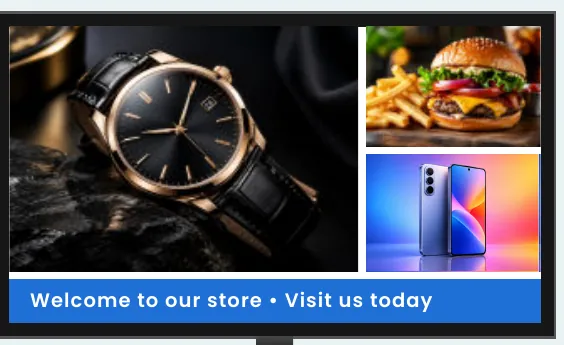
#> input picture src/assets/img/digital-signage-kiosks/multi-zone-layout-with-ticker.webp, 564 x 345 px
$ python -i extract.py   (imports and definitions only)
#> lines starting #> are read from the running program, lines starting #| are printed output that depends on the picture; after the words box and inside, x2 and y2 are one past the last pixel; in counts of white or black regions, pixels touching at a corner belong together
#> further down, picture is the input picture: PIL image 564x345 RGB; mean R, G, B 78.8, 80.5, 91.3
#!/usr/bin/env python3
"""
Builds the product catalogue data (src/data/catalog.json) and crops every
product photo / brand logo / customer logo out of the 2026 B2B catalogue PDF.

Usage:
  pdftoppm -r 250 -png "Palaniappa_Electronics_-_B2B_Catalog_2026.pdf" /tmp/pages/p
  python3 tools/extract.py /tmp/pages

All crop boxes below are in "catalogue page units": an A4 page rendered
827px wide (100 dpi). They are scaled to the 250 dpi render automatically.
Re-run only when the catalogue changes; the outputs are committed.
"""
import json, os, re, sys
from PIL import Image, ImageChops

ROOT = os.path.dirname(os.path.dirname(os.path.abspath(__file__)))
PAGES = sys.argv[1] if len(sys.argv) > 1 else "/tmp/pages"
IMG_OUT = os.path.join(ROOT, "public", "images")
DATA_OUT = os.path.join(ROOT, "data", "catalog.json")
SCALE = 2066 / 827.0

_page_cache = {}


# [10 lines left out: functions page, slug, not called in this run]


def trim(im, thresh=48, pad=10):
#> called with thresh = 48, pad = 10
    bg = Image.new("RGB", im.size, (255, 255, 255))
#> bg: PIL image 564x345 RGB; every value is 255
    diff = ImageChops.difference(im, bg).convert("L").point(lambda v: 255 if v > thresh else 0)
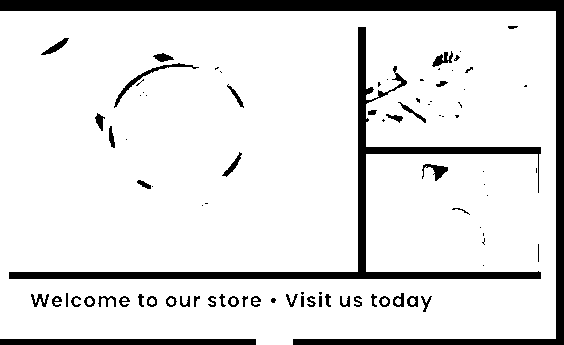
#> diff: PIL image 564x345 L; 88.3% white; 88 black regions (38 under 20 px), largest, box (x1, y1, x2, y2) and area: (0, 0, 564, 345) 10454, (9, 27, 541, 279) 7203, (0, 339, 256, 345) 1536
    box = diff.getbbox()
#> box = (0, 11, 556, 345)
    if not box:
        return im
    x1, y1, x2, y2 = box
#> x1 = 0; y1 = 11; x2 = 556; y2 = 345
    x1, y1 = max(0, x1 - pad), max(0, y1 - pad)
#> y1 = 1
    x2, y2 = min(im.width, x2 + pad), min(im.height, y2 + pad)
#> x2 = 564
    return im.crop((x1, y1, x2, y2))
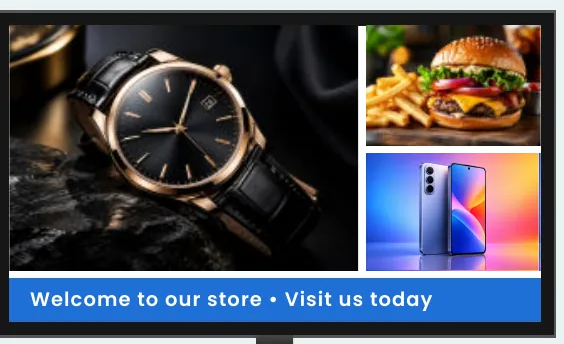
#> returned value: PIL image 564x344 RGB; mean R, G, B 78.4, 80, 90.8


# Catalogue photos on pages 3-7 carry printed caption pills (bottom-left, or
# top-left for kiosks). Trim those strips so photos are clean. Page units.
LABEL_BOTTOM_PAGES = {3, 4, 5, 6, 7}
LABEL_BOTTOM_SKIP = {"hospitality-tv/boot-up-logo-and-video.webp", "hospitality-tv/hepi-guest-interface.webp", "digital-signage-kiosks/multi-zone-layout-with-ticker.webp"}
KIOSKS = {"a-type-kiosk", "t-type-kiosk", "k-type-kiosk", "self-ordering-kiosk"}


# [26 lines left out: function crop, not called in this run]


def grid(cols, rows):
    """cols: list of (x1,x2); rows: list of (y1,y2) -> boxes row-major"""
    return [(c[0], r[0], c[1], r[1]) for r in rows for c in cols]


# --------------------------------------------------------------------------
# Brand logos (cropped from the catalogue) -> /assets/img/brands/<slug>.webp
# --------------------------------------------------------------------------
BRANDS = {
    "Samsung": (3, (46, 237, 140, 281)),
    "Vzy by Dish TV": (3, (150, 237, 254, 281)),
    "Hepi": (3, (631, 755, 769, 797)),
    "LYNK Cloud": (3, (631, 806, 769, 848)),
    "Dish TV d2h": (3, (82, 1058, 218, 1100)),
    "Sony": (4, (642, 276, 757, 301)),
    "Yara Electronics": (4, (78, 855, 207, 884)),
    "Zeetaminds": (4, (603, 1053, 765, 1100)),
    "ASPA LED": (5, (63, 1029, 277, 1085)),
    "Teachmint": (6, (130, 254, 210, 282)),
    "Raptor": (6, (46, 289, 126, 317)),
    "Lenovo": (6, (130, 775, 210, 803)),
    "Acer": (6, (46, 809, 126, 837)),
    "LG": (6, (701, 1035, 781, 1063)),
    "King Koil": (10, (150, 88, 365, 148)),
    "Ingram Micro": (9, (636, 1100, 784, 1137)),
    "IFB": (16, (737, 113, 787, 133)),
    "Western": (18, (597, 83, 653, 104)),
    "Hoshizaki": (18, (661, 83, 717, 104)),
    "Haier": (18, (727, 83, 792, 104)),
    "Godrej": (18, (727, 920, 787, 941)),
    "Mitsubishi Electric": (19, (246, 94, 322, 122)),
    "Voltas": (19, (423, 94, 492, 122)),
}

# --------------------------------------------------------------------------
# Customers (page 20)
# --------------------------------------------------------------------------
CUSTOMERS = {
    "Hotels": [
        ("Radisson", (30, 100, 200, 180)), ("Hyatt Regency", (215, 100, 315, 180)),
        ("Ideal Beach Resort", (335, 100, 485, 180)), ("Sterling Holidays", (505, 100, 610, 180)),
        ("Fortune Hotels", (630, 100, 800, 180)),
        ("Le Meridien", (30, 185, 205, 255)), ("Taj Hotels", (213, 185, 300, 255)),
        ("Sheraton", (335, 185, 490, 255)), ("Holiday Inn", (505, 185, 615, 255)),
        ("InterContinental", (630, 185, 800, 255)),
        ("Park Hyatt", (40, 265, 220, 335)), ("Aloft Hotels", (240, 265, 400, 335)),
        ("Ramada", (425, 260, 590, 335)), ("Tamil Nadu Tourism Development Corporation", (595, 265, 800, 335)),
        ("GRT Hotels & Resorts", (40, 340, 220, 415)), ("The Raintree Hotels", (270, 340, 370, 415)),
        ("Marriott Hotels & Resorts", (420, 340, 595, 415)), ("Crowne Plaza", (600, 340, 790, 415)),
    ],
    "Hospitals": [
        ("GEM Hospital", (70, 462, 165, 535)), ("MGM Healthcare", (215, 462, 310, 535)),
        ("VS Hospitals", (330, 462, 495, 535)), ("Kauvery Hospital", (505, 462, 618, 535)),
        ("Asian Institute of Nephrology & Urology", (630, 462, 795, 535)),
        ("Vadamalayan Hospitals", (30, 545, 235, 610)), ("Naruvi Hospitals", (240, 545, 400, 610)),
        ("Meenakshi Mission Hospital", (405, 545, 607, 610)), ("Parvathy Hospital", (612, 545, 778, 610)),
        ("A4 Hospital", (50, 615, 215, 695)), ("Medway Hospitals", (255, 615, 385, 695)),
        ("Rainbow Children's Hospital", (460, 615, 585, 695)), ("Healthcare institution", (650, 615, 745, 695)),
    ],
    "Education": [
        ("AISC", (50, 742, 215, 818)), ("Campus K", (285, 742, 360, 818)),
        ("VIT", (460, 742, 555, 818)), ("Kola Saraswathi Vaishnav Senior Secondary School", (598, 742, 798, 818)),
        ("Saveetha University", (50, 818, 215, 900)), ("Sri Venkateshwaraa Medical College", (240, 818, 405, 900)),
        ("Educational institution", (462, 818, 552, 900)), ("Sri Ramachandra Institute", (595, 818, 798, 900)),
        ("SRM Institute of Science & Technology", (80, 900, 245, 978)), ("Medical college", (370, 900, 460, 978)),
        ("Rotary", (578, 900, 748, 978)),
    ],
}

# --------------------------------------------------------------------------
# Catalogue
# --------------------------------------------------------------------------
C5 = [(34, 180), (188, 334), (342, 488), (495, 641), (649, 795)]  # 5-col amenity grid


# [9 lines left out: function items, not called in this run]


CATS = []

# ---- 1. Hospitality TV ----------------------------------------------------
# [205 lines not run here, left out]

# ---- 9. Linen ------------------------------------------------------------------
L4 = [(289, 409), (417, 537), (545, 665), (673, 794)]
# [187 lines not run here, left out]


# [43 lines left out: function main, not called in this run]


# [2 lines not run here, left out]

>>> from PIL import Image
>>> picture = Image.open('../src/assets/img/digital-signage-kiosks/multi-zone-layout-with-ticker.webp')
>>> result = trim(picture)

$ run again, on src/assets/img/digital-signage-kiosks/_hero.webp
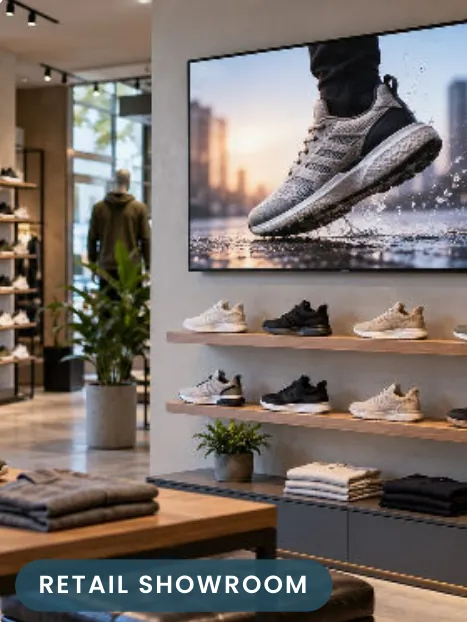
#> input picture src/assets/img/digital-signage-kiosks/_hero.webp, 467 x 622 px
#> picture is the input picture: PIL image 467x622 RGB; mean R, G, B 120.2, 110.9, 105.2
#> bg: PIL image 467x622 RGB; every value is 255
#> in trim, `diff = ImageChops.difference(im, bg).convert("L").point(lambda v: 255 ..`:
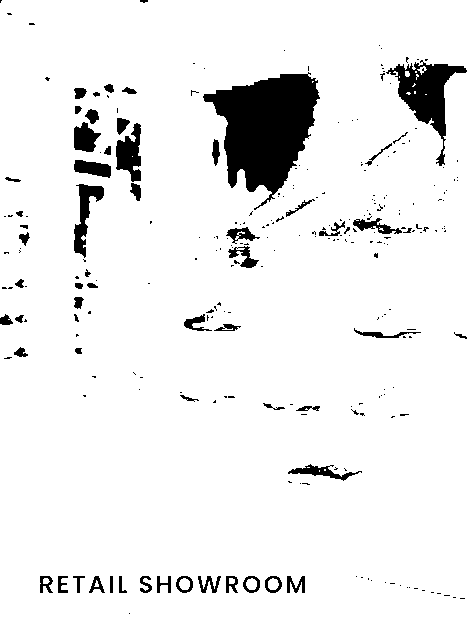
#> diff: PIL image 467x622 L; 92.9% white; 264 black regions (204 under 20 px), largest, box (x1, y1, x2, y2) and area: (203, 72, 320, 210) 8826, (386, 60, 467, 166) 2734, (116, 123, 141, 182) 901
#> box = (0, 0, 467, 622)
#> x1 = 0; x2 = 467; y2 = 622

$ run again, on src/assets/img/digital-signage-kiosks/a-type-kiosk.webp
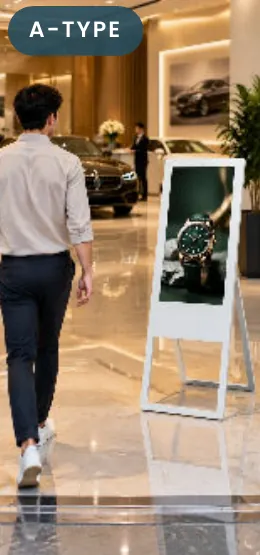
#> input picture src/assets/img/digital-signage-kiosks/a-type-kiosk.webp, 260 x 555 px
#> picture is the input picture: PIL image 260x555 RGB; mean R, G, B 151.2, 130.2, 108.1
#> bg: PIL image 260x555 RGB; every value is 255
#> in trim, `diff = ImageChops.difference(im, bg).convert("L").point(lambda v: 255 ..`:
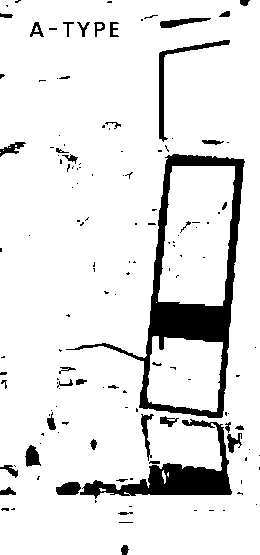
#> diff: PIL image 260x555 L; 89.8% white; 141 black regions (100 under 20 px), largest, box (x1, y1, x2, y2) and area: (66, 154, 245, 418) 7312, (80, 419, 232, 499) 3345, (159, 40, 230, 142) 738
#> box = (0, 0, 260, 555)
#> x1 = 0; x2 = 260; y2 = 555

$ run again, on src/assets/img/digital-signage-kiosks/k-type-kiosk.webp
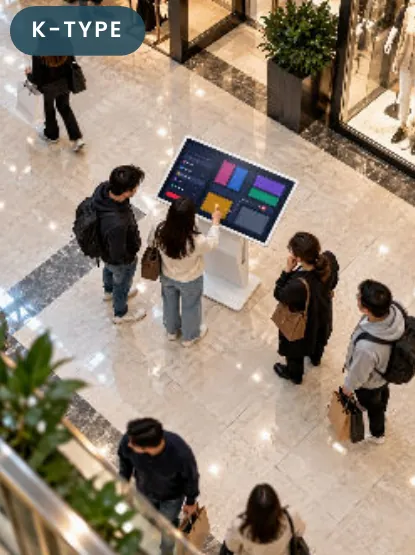
#> input picture src/assets/img/digital-signage-kiosks/k-type-kiosk.webp, 415 x 555 px
#> picture is the input picture: PIL image 415x555 RGB; mean R, G, B 149.4, 134.4, 118.6
#> bg: PIL image 415x555 RGB; every value is 255
#> in trim, `diff = ImageChops.difference(im, bg).convert("L").point(lambda v: 255 ..`:
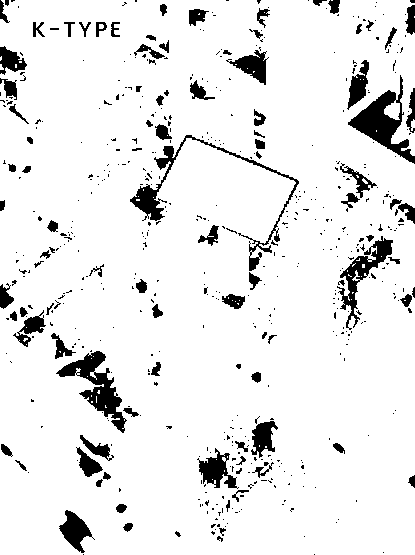
#> diff: PIL image 415x555 L; 91.4% white; 547 black regions (449 under 20 px), largest, box (x1, y1, x2, y2) and area: (348, 75, 415, 164) 1876, (130, 135, 299, 271) 1821, (56, 351, 127, 433) 1784
#> box = (0, 0, 415, 555)
#> x1 = 0; x2 = 415; y2 = 555
